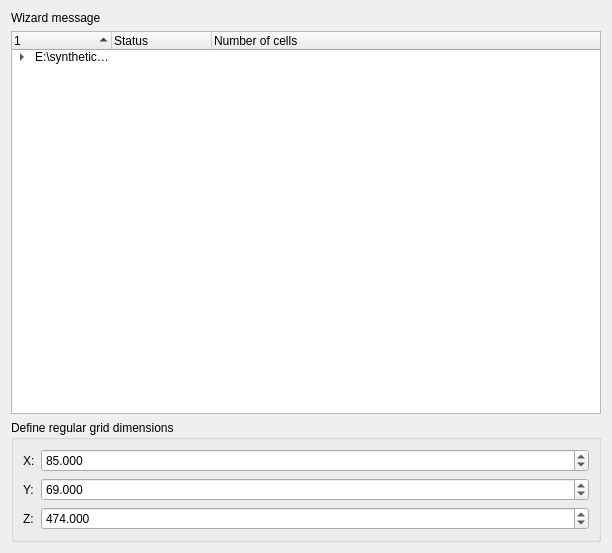
<?xml version="1.0" encoding="UTF-8"?>
<ui version="4.0">
 <class>EclipseGridImportPage</class>
 <widget class="QWidget" name="EclipseGridImportPage">
  <property name="geometry">
   <rect>
    <x>0</x>
    <y>0</y>
    <width>612</width>
    <height>553</height>
   </rect>
  </property>
  <property name="minimumSize">
   <size>
    <width>0</width>
    <height>500</height>
   </size>
  </property>
  <property name="windowTitle">
   <string/>
  </property>
  <property name="styleSheet">
   <string notr="true"/>
  </property>
  <layout class="QVBoxLayout" name="verticalLayout">
   <item>
    <widget class="QLabel" name="label_8">
     <property name="sizePolicy">
      <sizepolicy hsizetype="Preferred" vsizetype="Preferred">
       <horstretch>0</horstretch>
       <verstretch>0</verstretch>
      </sizepolicy>
     </property>
     <property name="text">
      <string>Wizard message</string>
     </property>
    </widget>
   </item>
   <item>
    <widget class="QTreeWidget" name="fileTreeWidget">
     <property name="alternatingRowColors">
      <bool>true</bool>
     </property>
     <property name="sortingEnabled">
      <bool>true</bool>
     </property>
     <attribute name="headerVisible">
      <bool>true</bool>
     </attribute>
     <column>
      <property name="text">
       <string/>
      </property>
     </column>
     <column>
      <property name="text">
       <string>Status</string>
      </property>
     </column>
     <column>
      <property name="text">
       <string>Number of cells</string>
      </property>
     </column>
     <item>
      <property name="text">
       <string>E:\syntheticSeis\debug\bin</string>
      </property>
      <property name="text">
       <string/>
      </property>
      <property name="text">
       <string/>
      </property>
      <item>
       <property name="text">
        <string>EclipseGridPerformanceTest</string>
       </property>
       <property name="text">
        <string>Imported</string>
       </property>
       <property name="text">
        <string/>
       </property>
       <item>
        <property name="text">
         <string>Z dimension</string>
        </property>
        <property name="text">
         <string>454</string>
        </property>
        <property name="text">
         <string/>
        </property>
       </item>
       <item>
        <property name="text">
         <string>Y dimension</string>
        </property>
        <property name="text">
         <string>856</string>
        </property>
        <property name="text">
         <string/>
        </property>
       </item>
       <item>
        <property name="text">
         <string>X dimension</string>
        </property>
        <property name="text">
         <string>789</string>
        </property>
        <property name="text">
         <string/>
        </property>
       </item>
      </item>
      <item>
       <property name="text">
        <string>EclipseGrid.scp</string>
       </property>
       <property name="text">
        <string/>
       </property>
       <property name="text">
        <string/>
       </property>
      </item>
     </item>
    </widget>
   </item>
   <item>
    <widget class="QGroupBox" name="regularGridDimensionsGroupBox">
     <property name="sizePolicy">
      <sizepolicy hsizetype="Preferred" vsizetype="Preferred">
       <horstretch>0</horstretch>
       <verstretch>0</verstretch>
      </sizepolicy>
     </property>
     <property name="title">
      <string>Define regular grid dimensions</string>
     </property>
     <layout class="QGridLayout" name="gridLayout_2">
      <item row="0" column="0">
       <widget class="QLabel" name="label_4">
        <property name="text">
         <string>X:</string>
        </property>
       </widget>
      </item>
      <item row="0" column="1">
       <widget class="QDoubleSpinBox" name="regularGridXDimensionDoubleSpinBox">
        <property name="sizePolicy">
         <sizepolicy hsizetype="MinimumExpanding" vsizetype="Fixed">
          <horstretch>0</horstretch>
          <verstretch>0</verstretch>
         </sizepolicy>
        </property>
        <property name="decimals">
         <number>3</number>
        </property>
        <property name="maximum">
         <double>1000000.000000000000000</double>
        </property>
        <property name="value">
         <double>85.000000000000000</double>
        </property>
       </widget>
      </item>
      <item row="1" column="0">
       <widget class="QLabel" name="label_5">
        <property name="text">
         <string>Y:</string>
        </property>
       </widget>
      </item>
      <item row="1" column="1">
       <widget class="QDoubleSpinBox" name="regularGridYDimensionDoubleSpinBox">
        <property name="decimals">
         <number>3</number>
        </property>
        <property name="maximum">
         <double>1000000.000000000000000</double>
        </property>
        <property name="value">
         <double>69.000000000000000</double>
        </property>
       </widget>
      </item>
      <item row="2" column="0">
       <widget class="QLabel" name="label_6">
        <property name="text">
         <string>Z:</string>
        </property>
       </widget>
      </item>
      <item row="2" column="1">
       <widget class="QDoubleSpinBox" name="regularGridZDimensionDoubleSpinBox">
        <property name="decimals">
         <number>3</number>
        </property>
        <property name="maximum">
         <double>1000000.000000000000000</double>
        </property>
        <property name="value">
         <double>474.000000000000000</double>
        </property>
       </widget>
      </item>
     </layout>
    </widget>
   </item>
  </layout>
 </widget>
 <resources/>
 <connections/>
</ui>
